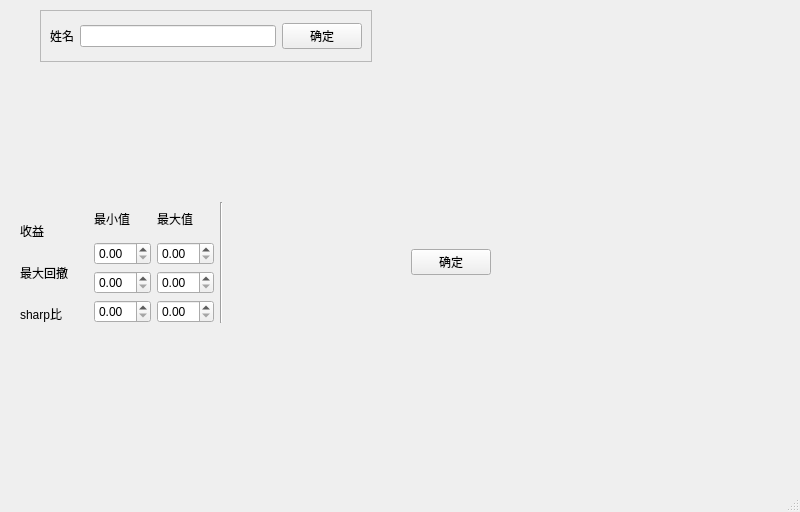
<?xml version="1.0" encoding="UTF-8"?>
<ui version="4.0">
 <class>MainWindow</class>
 <widget class="QMainWindow" name="MainWindow">
  <property name="geometry">
   <rect>
    <x>0</x>
    <y>0</y>
    <width>800</width>
    <height>512</height>
   </rect>
  </property>
  <property name="sizePolicy">
   <sizepolicy hsizetype="Expanding" vsizetype="Preferred">
    <horstretch>0</horstretch>
    <verstretch>0</verstretch>
   </sizepolicy>
  </property>
  <property name="windowTitle">
   <string>容器布局</string>
  </property>
  <widget class="QWidget" name="centralwidget">
   <widget class="QFrame" name="frame">
    <property name="geometry">
     <rect>
      <x>40</x>
      <y>10</y>
      <width>332</width>
      <height>52</height>
     </rect>
    </property>
    <property name="frameShape">
     <enum>QFrame::StyledPanel</enum>
    </property>
    <property name="frameShadow">
     <enum>QFrame::Raised</enum>
    </property>
    <layout class="QHBoxLayout" name="horizontalLayout">
     <item>
      <widget class="QLabel" name="label">
       <property name="text">
        <string>姓名</string>
       </property>
      </widget>
     </item>
     <item>
      <widget class="QLineEdit" name="lineEdit"/>
     </item>
     <item>
      <widget class="QPushButton" name="pushButton">
       <property name="text">
        <string>确定</string>
       </property>
      </widget>
     </item>
    </layout>
   </widget>
   <widget class="QWidget" name="">
    <property name="geometry">
     <rect>
      <x>20</x>
      <y>202</y>
      <width>471</width>
      <height>121</height>
     </rect>
    </property>
    <layout class="QHBoxLayout" name="horizontalLayout_2">
     <property name="topMargin">
      <number>0</number>
     </property>
     <item>
      <layout class="QVBoxLayout" name="verticalLayout">
       <item>
        <widget class="QLabel" name="label_7">
         <property name="text">
          <string> </string>
         </property>
        </widget>
       </item>
       <item>
        <widget class="QLabel" name="label_4">
         <property name="sizePolicy">
          <sizepolicy hsizetype="Preferred" vsizetype="Preferred">
           <horstretch>0</horstretch>
           <verstretch>1</verstretch>
          </sizepolicy>
         </property>
         <property name="text">
          <string>收益</string>
         </property>
        </widget>
       </item>
       <item>
        <widget class="QLabel" name="label_5">
         <property name="sizePolicy">
          <sizepolicy hsizetype="Preferred" vsizetype="Preferred">
           <horstretch>0</horstretch>
           <verstretch>3</verstretch>
          </sizepolicy>
         </property>
         <property name="text">
          <string>最大回撤</string>
         </property>
        </widget>
       </item>
       <item>
        <widget class="QLabel" name="label_6">
         <property name="sizePolicy">
          <sizepolicy hsizetype="Preferred" vsizetype="Preferred">
           <horstretch>0</horstretch>
           <verstretch>1</verstretch>
          </sizepolicy>
         </property>
         <property name="text">
          <string>sharp比</string>
         </property>
        </widget>
       </item>
      </layout>
     </item>
     <item>
      <spacer name="verticalSpacer">
       <property name="orientation">
        <enum>Qt::Vertical</enum>
       </property>
       <property name="sizeHint" stdset="0">
        <size>
         <width>20</width>
         <height>40</height>
        </size>
       </property>
      </spacer>
     </item>
     <item>
      <layout class="QGridLayout" name="gridLayout">
       <item row="0" column="0">
        <widget class="QLabel" name="label_2">
         <property name="text">
          <string>最小值</string>
         </property>
        </widget>
       </item>
       <item row="0" column="1">
        <widget class="QLabel" name="label_3">
         <property name="text">
          <string>最大值</string>
         </property>
        </widget>
       </item>
       <item row="1" column="0">
        <widget class="QDoubleSpinBox" name="doubleSpinBox_return_min"/>
       </item>
       <item row="1" column="1">
        <widget class="QDoubleSpinBox" name="doubleSpinBox_return_max"/>
       </item>
       <item row="2" column="0">
        <widget class="QDoubleSpinBox" name="doubleSpinBox_maxdrawdown_min"/>
       </item>
       <item row="2" column="1">
        <widget class="QDoubleSpinBox" name="doubleSpinBox_maxdrawdown_max"/>
       </item>
       <item row="3" column="0">
        <widget class="QDoubleSpinBox" name="doubleSpinBox_sharp_min"/>
       </item>
       <item row="3" column="1">
        <widget class="QDoubleSpinBox" name="doubleSpinBox_sharp_max"/>
       </item>
      </layout>
     </item>
     <item>
      <widget class="Line" name="line">
       <property name="orientation">
        <enum>Qt::Vertical</enum>
       </property>
      </widget>
     </item>
     <item>
      <spacer name="horizontalSpacer">
       <property name="orientation">
        <enum>Qt::Horizontal</enum>
       </property>
       <property name="sizeType">
        <enum>QSizePolicy::Preferred</enum>
       </property>
       <property name="sizeHint" stdset="0">
        <size>
         <width>400</width>
         <height>20</height>
        </size>
       </property>
      </spacer>
     </item>
     <item>
      <widget class="QPushButton" name="pushButton_2">
       <property name="sizePolicy">
        <sizepolicy hsizetype="Expanding" vsizetype="Fixed">
         <horstretch>0</horstretch>
         <verstretch>0</verstretch>
        </sizepolicy>
       </property>
       <property name="text">
        <string>确定</string>
       </property>
      </widget>
     </item>
    </layout>
   </widget>
  </widget>
  <widget class="QMenuBar" name="menubar">
   <property name="geometry">
    <rect>
     <x>0</x>
     <y>0</y>
     <width>800</width>
     <height>26</height>
    </rect>
   </property>
  </widget>
  <widget class="QStatusBar" name="statusbar"/>
 </widget>
 <resources/>
 <connections/>
</ui>
